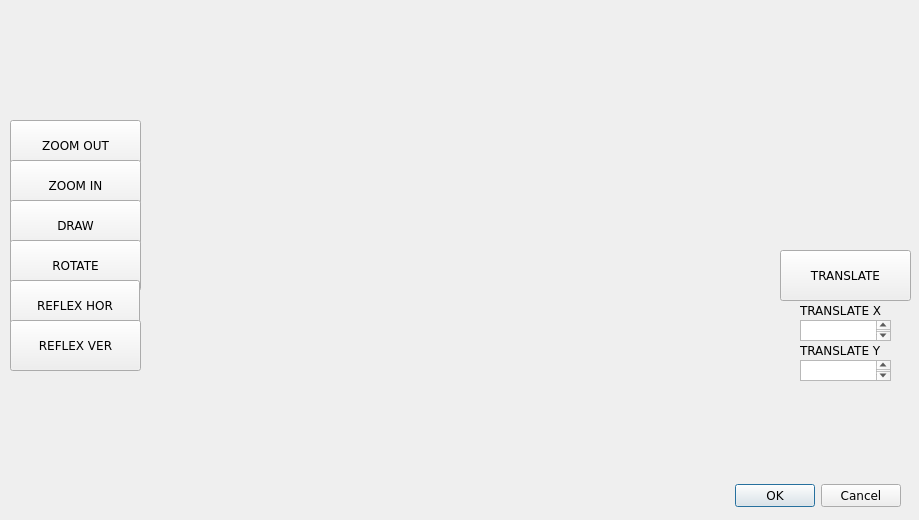
<?xml version="1.0" encoding="UTF-8"?>
<ui version="4.0">
 <class>prismaTriangular</class>
 <widget class="QDialog" name="prismaTriangular">
  <property name="geometry">
   <rect>
    <x>0</x>
    <y>0</y>
    <width>919</width>
    <height>520</height>
   </rect>
  </property>
  <property name="windowTitle">
   <string>Dialog</string>
  </property>
  <widget class="QDialogButtonBox" name="buttonBox">
   <property name="geometry">
    <rect>
     <x>560</x>
     <y>480</y>
     <width>341</width>
     <height>32</height>
    </rect>
   </property>
   <property name="font">
    <font>
     <family>Verdana</family>
    </font>
   </property>
   <property name="orientation">
    <enum>Qt::Horizontal</enum>
   </property>
   <property name="standardButtons">
    <set>QDialogButtonBox::Cancel|QDialogButtonBox::Ok</set>
   </property>
  </widget>
  <widget class="QLabel" name="label">
   <property name="geometry">
    <rect>
     <x>800</x>
     <y>300</y>
     <width>91</width>
     <height>20</height>
    </rect>
   </property>
   <property name="font">
    <font>
     <family>Verdana</family>
    </font>
   </property>
   <property name="text">
    <string>TRANSLATE X</string>
   </property>
  </widget>
  <widget class="QPushButton" name="pushButton_2">
   <property name="geometry">
    <rect>
     <x>780</x>
     <y>250</y>
     <width>131</width>
     <height>51</height>
    </rect>
   </property>
   <property name="font">
    <font>
     <family>Verdana</family>
    </font>
   </property>
   <property name="text">
    <string>TRANSLATE</string>
   </property>
  </widget>
  <widget class="QPushButton" name="pushButton_3">
   <property name="geometry">
    <rect>
     <x>10</x>
     <y>120</y>
     <width>131</width>
     <height>51</height>
    </rect>
   </property>
   <property name="font">
    <font>
     <family>Verdana</family>
    </font>
   </property>
   <property name="text">
    <string>ZOOM OUT</string>
   </property>
  </widget>
  <widget class="QPushButton" name="pushButton_4">
   <property name="geometry">
    <rect>
     <x>10</x>
     <y>160</y>
     <width>131</width>
     <height>51</height>
    </rect>
   </property>
   <property name="font">
    <font>
     <family>Verdana</family>
    </font>
   </property>
   <property name="text">
    <string>ZOOM IN</string>
   </property>
  </widget>
  <widget class="QTextEdit" name="transX">
   <property name="geometry">
    <rect>
     <x>800</x>
     <y>320</y>
     <width>91</width>
     <height>21</height>
    </rect>
   </property>
   <property name="font">
    <font>
     <family>Verdana</family>
    </font>
   </property>
  </widget>
  <widget class="QPushButton" name="pushButton">
   <property name="geometry">
    <rect>
     <x>10</x>
     <y>200</y>
     <width>131</width>
     <height>51</height>
    </rect>
   </property>
   <property name="font">
    <font>
     <family>Verdana</family>
    </font>
   </property>
   <property name="text">
    <string>DRAW</string>
   </property>
  </widget>
  <widget class="QLabel" name="label_2">
   <property name="geometry">
    <rect>
     <x>800</x>
     <y>340</y>
     <width>91</width>
     <height>20</height>
    </rect>
   </property>
   <property name="font">
    <font>
     <family>Verdana</family>
    </font>
   </property>
   <property name="text">
    <string>TRANSLATE Y</string>
   </property>
  </widget>
  <widget class="QTextEdit" name="transY">
   <property name="geometry">
    <rect>
     <x>800</x>
     <y>360</y>
     <width>91</width>
     <height>21</height>
    </rect>
   </property>
   <property name="font">
    <font>
     <family>Verdana</family>
    </font>
   </property>
  </widget>
  <widget class="QPushButton" name="pushButton_5">
   <property name="geometry">
    <rect>
     <x>10</x>
     <y>240</y>
     <width>131</width>
     <height>51</height>
    </rect>
   </property>
   <property name="font">
    <font>
     <family>Verdana</family>
    </font>
   </property>
   <property name="text">
    <string>ROTATE</string>
   </property>
  </widget>
  <widget class="QPushButton" name="pushButton_6">
   <property name="geometry">
    <rect>
     <x>10</x>
     <y>280</y>
     <width>130</width>
     <height>51</height>
    </rect>
   </property>
   <property name="font">
    <font>
     <family>Verdana</family>
    </font>
   </property>
   <property name="text">
    <string>REFLEX HOR</string>
   </property>
  </widget>
  <widget class="QPushButton" name="pushButton_7">
   <property name="geometry">
    <rect>
     <x>10</x>
     <y>320</y>
     <width>131</width>
     <height>51</height>
    </rect>
   </property>
   <property name="font">
    <font>
     <family>Verdana</family>
    </font>
   </property>
   <property name="text">
    <string>REFLEX VER</string>
   </property>
  </widget>
 </widget>
 <resources/>
 <connections>
  <connection>
   <sender>buttonBox</sender>
   <signal>accepted()</signal>
   <receiver>prismaTriangular</receiver>
   <slot>accept()</slot>
   <hints>
    <hint type="sourcelabel">
     <x>248</x>
     <y>254</y>
    </hint>
    <hint type="destinationlabel">
     <x>157</x>
     <y>274</y>
    </hint>
   </hints>
  </connection>
  <connection>
   <sender>buttonBox</sender>
   <signal>rejected()</signal>
   <receiver>prismaTriangular</receiver>
   <slot>reject()</slot>
   <hints>
    <hint type="sourcelabel">
     <x>316</x>
     <y>260</y>
    </hint>
    <hint type="destinationlabel">
     <x>286</x>
     <y>274</y>
    </hint>
   </hints>
  </connection>
 </connections>
</ui>
